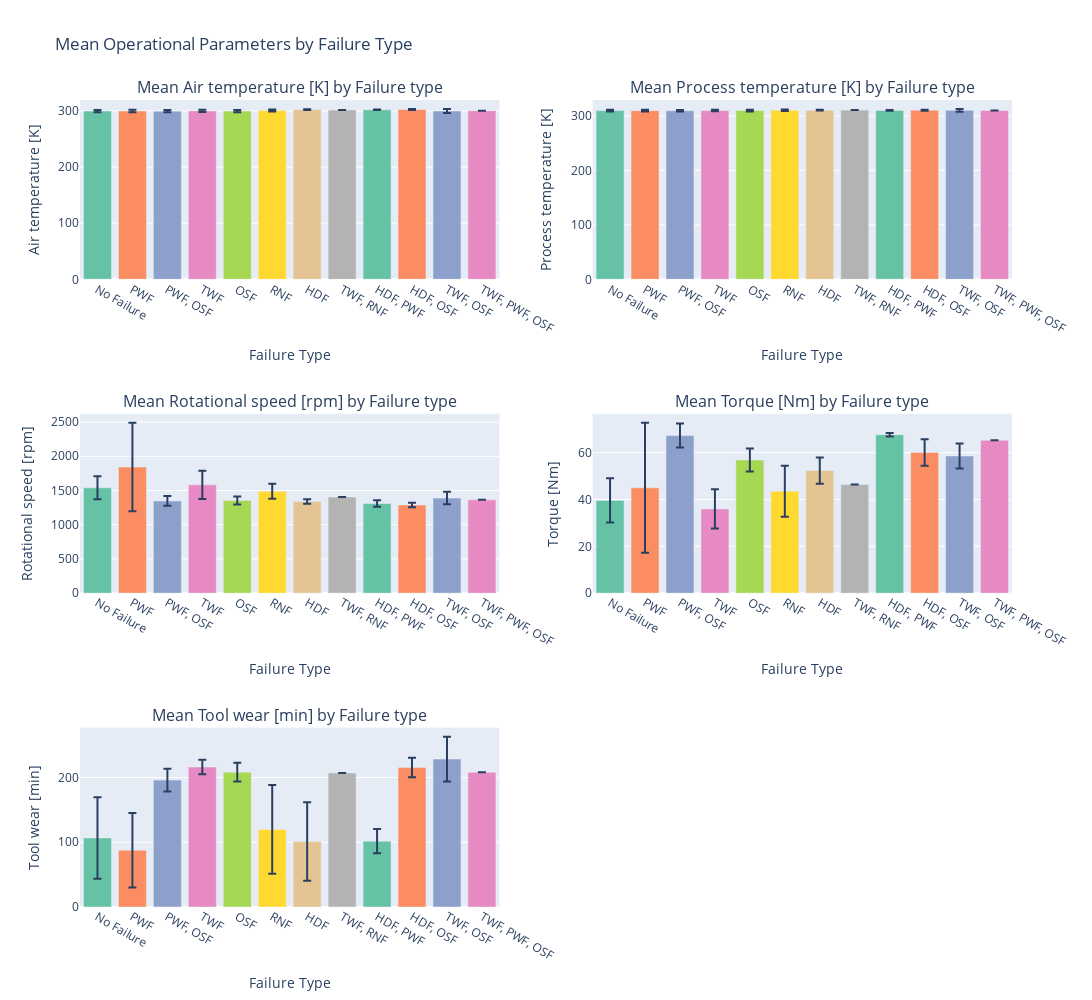

The code cell stored with this chart in its notebook:
### Markdown cell above
### Replot the distribution of operational parameters vs failure types using the converted values.

### Code cell
# Create a list of unique failure types for color mapping
failure_types = pred_df_cleaned['Failure type'].unique()
colors = px.colors.qualitative.Set2

# Create a subplot figure
fig = make_subplots(rows=3, cols=2, subplot_titles=[f'Mean {column} by Failure type' for column in columns_to_bootstrap])

# Flatten the subplot structure for easy iteration
axes = [(r, c) for r in range(1, 4) for c in range(1, 3)]

# Iterate through each operational parameter to create bar plots
for i, column in enumerate(columns_to_bootstrap):
    # Filter the DataFrame for the current column and calculate mean and standard deviation
    df_grouped = pred_df_cleaned.groupby('Failure type')[column].agg(['mean', 'std']).reset_index()
    
    # Create the bar plot for the current column
    for j, failure_type in enumerate(failure_types):
        # Find the mean and standard deviation for the current failure type
        mean = df_grouped.loc[df_grouped['Failure type'] == failure_type, 'mean'].values[0]
        std = df_grouped.loc[df_grouped['Failure type'] == failure_type, 'std'].values[0]
        
        # Add a bar for the current failure type
        fig.add_trace(go.Bar(x=[failure_type], y=[mean], name=failure_type, marker_color=colors[j % len(colors)],
                             error_y=dict(type='data', array=[std], visible=True)),
                      row=axes[i][0], col=axes[i][1])
    
    # Update the layout for the current subplot
    fig.update_xaxes(title_text="Failure Type", row=axes[i][0], col=axes[i][1])
    fig.update_yaxes(title_text=column, row=axes[i][0], col=axes[i][1])

# Update the layout for the entire figure
fig.update_layout(height=1000, width=1200, showlegend=False, title_text="Mean Operational Parameters by Failure Type")

# Show the figure
fig.show()

fig.write_image('../img/mean_process_by_failtype1.png')

### Figure 1 — Plotly figure (JSON) as saved in the notebook; plotly's stock layout.template omitted (floating-point values rounded to 4 significant figures)
{"data": [{"error_y": {"array": [1.991], "type": "data", "visible": true}, "marker": {"color": "rgb(102,194,165)"}, "name": "No Failure", "type": "bar", "x": ["No Failure"], "xaxis": "x", "y": [300.0], "yaxis": "y"}, {"error_y": {"array": [2.173], "type": "data", "visible": true}, "marker": {"color": "rgb(252,141,98)"}, "name": "PWF", "type": "bar", "x": ["PWF"], "xaxis": "x", "y": [300.0], "yaxis": "y"}, {"error_y": {"array": [2.081], "type": "data", "visible": true}, "marker": {"color": "rgb(141,160,203)"}, "name": "PWF, OSF", "type": "bar", "x": ["PWF, OSF"], "xaxis": "x", "y": [299.8], "yaxis": "y"}, {"error_y": {"array": [1.942], "type": "data", "visible": true}, "marker": {"color": "rgb(231,138,195)"}, "name": "TWF", "type": "bar", "x": ["TWF"], "xaxis": "x", "y": [300.3], "yaxis": "y"}, {"error_y": {"array": [1.954], "type": "data", "visible": true}, "marker": {"color": "rgb(166,216,84)"}, "name": "OSF", "type": "bar", "x": ["OSF"], "xaxis": "x", "y": [299.9], "yaxis": "y"}, {"error_y": {"array": [1.743], "type": "data", "visible": true}, "marker": {"color": "rgb(255,217,47)"}, "name": "RNF", "type": "bar", "x": ["RNF"], "xaxis": "x", "y": [300.8], "yaxis": "y"}, {"error_y": {"array": [0.6012], "type": "data", "visible": true}, "marker": {"color": "rgb(229,196,148)"}, "name": "HDF", "type": "bar", "x": ["HDF"], "xaxis": "x", "y": [302.6], "yaxis": "y"}, {"error_y": {"array": [null], "type": "data", "visible": true}, "marker": {"color": "rgb(179,179,179)"}, "name": "TWF, RNF", "type": "bar", "x": ["TWF, RNF"], "xaxis": "x", "y": [301.7], "yaxis": "y"}, {"error_y": {"array": [0.5196], "type": "data", "visible": true}, "marker": {"color": "rgb(102,194,165)"}, "name": "HDF, PWF", "type": "bar", "x": ["HDF, PWF"], "xaxis": "x", "y": [302.3], "yaxis": "y"}, {"error_y": {"array": [0.7043], "type": "data", "visible": true}, "marker": {"color": "rgb(252,141,98)"}, "name": "HDF, OSF", "type": "bar", "x": ["HDF, OSF"], "xaxis": "x", "y": [302.7], "yaxis": "y"}, {"error_y": {"array": [3.677], "type": "data", "visible": true}, "marker": {"color": "rgb(141,160,203)"}, "name": "TWF, OSF", "type": "bar", "x": ["TWF, OSF"], "xaxis": "x", "y": [300], "yaxis": "y"}, {"error_y": {"array": [null], "type": "data", "visible": true}, "marker": {"color": "rgb(231,138,195)"}, "name": "TWF, PWF, OSF", "type": "bar", "x": ["TWF, PWF, OSF"], "xaxis": "x", "y": [300.7], "yaxis": "y"}, {"error_y": {"array": [1.486], "type": "data", "visible": true}, "marker": {"color": "rgb(102,194,165)"}, "name": "No Failure", "type": "bar", "x": ["No Failure"], "xaxis": "x2", "y": [310.0], "yaxis": "y2"}, {"error_y": {"array": [1.661], "type": "data", "visible": true}, "marker": {"color": "rgb(252,141,98)"}, "name": "PWF", "type": "bar", "x": ["PWF"], "xaxis": "x2", "y": [310.0], "yaxis": "y2"}, {"error_y": {"array": [1.451], "type": "data", "visible": true}, "marker": {"color": "rgb(141,160,203)"}, "name": "PWF, OSF", "type": "bar", "x": ["PWF, OSF"], "xaxis": "x2", "y": [309.8], "yaxis": "y2"}, {"error_y": {"array": [1.499], "type": "data", "visible": true}, "marker": {"color": "rgb(231,138,195)"}, "name": "TWF", "type": "bar", "x": ["TWF"], "xaxis": "x2", "y": [310.1], "yaxis": "y2"}, {"error_y": {"array": [1.553], "type": "data", "visible": true}, "marker": {"color": "rgb(166,216,84)"}, "name": "OSF", "type": "bar", "x": ["OSF"], "xaxis": "x2", "y": [310.1], "yaxis": "y2"}, {"error_y": {"array": [1.501], "type": "data", "visible": true}, "marker": {"color": "rgb(255,217,47)"}, "name": "RNF", "type": "bar", "x": ["RNF"], "xaxis": "x2", "y": [310.8], "yaxis": "y2"}, {"error_y": {"array": [0.6314], "type": "data", "visible": true}, "marker": {"color": "rgb(229,196,148)"}, "name": "HDF", "type": "bar", "x": ["HDF"], "xaxis": "x2", "y": [310.8], "yaxis": "y2"}, {"error_y": {"array": [null], "type": "data", "visible": true}, "marker": {"color": "rgb(179,179,179)"}, "name": "TWF, RNF", "type": "bar", "x": ["TWF, RNF"], "xaxis": "x2", "y": [310.9], "yaxis": "y2"}, {"error_y": {"array": [0.6], "type": "data", "visible": true}, "marker": {"color": "rgb(102,194,165)"}, "name": "HDF, PWF", "type": "bar", "x": ["HDF, PWF"], "xaxis": "x2", "y": [310.4], "yaxis": "y2"}, {"error_y": {"array": [0.9268], "type": "data", "visible": true}, "marker": {"color": "rgb(252,141,98)"}, "name": "HDF, OSF", "type": "bar", "x": ["HDF, OSF"], "xaxis": "x2", "y": [310.8], "yaxis": "y2"}, {"error_y": {"array": [2.475], "type": "data", "visible": true}, "marker": {"color": "rgb(141,160,203)"}, "name": "TWF, OSF", "type": "bar", "x": ["TWF, OSF"], "xaxis": "x2", "y": [310.6], "yaxis": "y2"}, {"error_y": {"array": [null], "type": "data", "visible": true}, "marker": {"color": "rgb(231,138,195)"}, "name": "TWF, PWF, OSF", "type": "bar", "x": ["TWF, PWF, OSF"], "xaxis": "x2", "y": [310.2], "yaxis": "y2"}, {"error_y": {"array": [167.4], "type": "data", "visible": true}, "marker": {"color": "rgb(102,194,165)"}, "name": "No Failure", "type": "bar", "x": ["No Failure"], "xaxis": "x3", "y": [1540.0], "yaxis": "y3"}, {"error_y": {"array": [646.2], "type": "data", "visible": true}, "marker": {"color": "rgb(252,141,98)"}, "name": "PWF", "type": "bar", "x": ["PWF"], "xaxis": "x3", "y": [1843.0], "yaxis": "y3"}, {"error_y": {"array": [70.59], "type": "data", "visible": true}, "marker": {"color": "rgb(141,160,203)"}, "name": "PWF, OSF", "type": "bar", "x": ["PWF, OSF"], "xaxis": "x3", "y": [1347.0], "yaxis": "y3"}, {"error_y": {"array": [206.9], "type": "data", "visible": true}, "marker": {"color": "rgb(231,138,195)"}, "name": "TWF", "type": "bar", "x": ["TWF"], "xaxis": "x3", "y": [1583.0], "yaxis": "y3"}, {"error_y": {"array": [59.63], "type": "data", "visible": true}, "marker": {"color": "rgb(166,216,84)"}, "name": "OSF", "type": "bar", "x": ["OSF"], "xaxis": "x3", "y": [1354.0], "yaxis": "y3"}, {"error_y": {"array": [110.8], "type": "data", "visible": true}, "marker": {"color": "rgb(255,217,47)"}, "name": "RNF", "type": "bar", "x": ["RNF"], "xaxis": "x3", "y": [1489.0], "yaxis": "y3"}, {"error_y": {"array": [32.52], "type": "data", "visible": true}, "marker": {"color": "rgb(229,196,148)"}, "name": "HDF", "type": "bar", "x": ["HDF"], "xaxis": "x3", "y": [1341.0], "yaxis": "y3"}, {"error_y": {"array": [null], "type": "data", "visible": true}, "marker": {"color": "rgb(179,179,179)"}, "name": "TWF, RNF", "type": "bar", "x": ["TWF, RNF"], "xaxis": "x3", "y": [1405], "yaxis": "y3"}, {"error_y": {"array": [46.77], "type": "data", "visible": true}, "marker": {"color": "rgb(102,194,165)"}, "name": "HDF, PWF", "type": "bar", "x": ["HDF, PWF"], "xaxis": "x3", "y": [1311], "yaxis": "y3"}, {"error_y": {"array": [32.35], "type": "data", "visible": true}, "marker": {"color": "rgb(252,141,98)"}, "name": "HDF, OSF", "type": "bar", "x": ["HDF, OSF"], "xaxis": "x3", "y": [1290.0], "yaxis": "y3"}, {"error_y": {"array": [91.22], "type": "data", "visible": true}, "marker": {"color": "rgb(141,160,203)"}, "name": "TWF, OSF", "type": "bar", "x": ["TWF, OSF"], "xaxis": "x3", "y": [1390.0], "yaxis": "y3"}, {"error_y": {"array": [null], "type": "data", "visible": true}, "marker": {"color": "rgb(231,138,195)"}, "name": "TWF, PWF, OSF", "type": "bar", "x": ["TWF, PWF, OSF"], "xaxis": "x3", "y": [1364], "yaxis": "y3"}, {"error_y": {"array": [9.469], "type": "data", "visible": true}, "marker": {"color": "rgb(102,194,165)"}, "name": "No Failure", "type": "bar", "x": ["No Failure"], "xaxis": "x4", "y": [39.62], "yaxis": "y4"}, {"error_y": {"array": [27.77], "type": "data", "visible": true}, "marker": {"color": "rgb(252,141,98)"}, "name": "PWF", "type": "bar", "x": ["PWF"], "xaxis": "x4", "y": [45], "yaxis": "y4"}, {"error_y": {"array": [5.125], "type": "data", "visible": true}, "marker": {"color": "rgb(141,160,203)"}, "name": "PWF, OSF", "type": "bar", "x": ["PWF, OSF"], "xaxis": "x4", "y": [67.33], "yaxis": "y4"}, {"error_y": {"array": [8.397], "type": "data", "visible": true}, "marker": {"color": "rgb(231,138,195)"}, "name": "TWF", "type": "bar", "x": ["TWF"], "xaxis": "x4", "y": [35.99], "yaxis": "y4"}, {"error_y": {"array": [4.904], "type": "data", "visible": true}, "marker": {"color": "rgb(166,216,84)"}, "name": "OSF", "type": "bar", "x": ["OSF"], "xaxis": "x4", "y": [56.88], "yaxis": "y4"}, {"error_y": {"array": [10.86], "type": "data", "visible": true}, "marker": {"color": "rgb(255,217,47)"}, "name": "RNF", "type": "bar", "x": ["RNF"], "xaxis": "x4", "y": [43.52], "yaxis": "y4"}, {"error_y": {"array": [5.576], "type": "data", "visible": true}, "marker": {"color": "rgb(229,196,148)"}, "name": "HDF", "type": "bar", "x": ["HDF"], "xaxis": "x4", "y": [52.36], "yaxis": "y4"}, {"error_y": {"array": [null], "type": "data", "visible": true}, "marker": {"color": "rgb(179,179,179)"}, "name": "TWF, RNF", "type": "bar", "x": ["TWF, RNF"], "xaxis": "x4", "y": [46.4], "yaxis": "y4"}, {"error_y": {"array": [0.7572], "type": "data", "visible": true}, "marker": {"color": "rgb(102,194,165)"}, "name": "HDF, PWF", "type": "bar", "x": ["HDF, PWF"], "xaxis": "x4", "y": [67.67], "yaxis": "y4"}, {"error_y": {"array": [5.667], "type": "data", "visible": true}, "marker": {"color": "rgb(252,141,98)"}, "name": "HDF, OSF", "type": "bar", "x": ["HDF, OSF"], "xaxis": "x4", "y": [60.12], "yaxis": "y4"}, {"error_y": {"array": [5.374], "type": "data", "visible": true}, "marker": {"color": "rgb(141,160,203)"}, "name": "TWF, OSF", "type": "bar", "x": ["TWF, OSF"], "xaxis": "x4", "y": [58.6], "yaxis": "y4"}, {"error_y": {"array": [null], "type": "data", "visible": true}, "marker": {"color": "rgb(231,138,195)"}, "name": "TWF, PWF, OSF", "type": "bar", "x": ["TWF, PWF, OSF"], "xaxis": "x4", "y": [65.3], "yaxis": "y4"}, {"error_y": {"array": [62.93], "type": "data", "visible": true}, "marker": {"color": "rgb(102,194,165)"}, "name": "No Failure", "type": "bar", "x": ["No Failure"], "xaxis": "x5", "y": [106.7], "yaxis": "y5"}, {"error_y": {"array": [57.43], "type": "data", "visible": true}, "marker": {"color": "rgb(252,141,98)"}, "name": "PWF", "type": "bar", "x": ["PWF"], "xaxis": "x5", "y": [87.62], "yaxis": "y5"}, {"error_y": {"array": [17.6], "type": "data", "visible": true}, "marker": {"color": "rgb(141,160,203)"}, "name": "PWF, OSF", "type": "bar", "x": ["PWF, OSF"], "xaxis": "x5", "y": [196], "yaxis": "y5"}, {"error_y": {"array": [11.16], "type": "data", "visible": true}, "marker": {"color": "rgb(231,138,195)"}, "name": "TWF", "type": "bar", "x": ["TWF"], "xaxis": "x5", "y": [216.2], "yaxis": "y5"}, {"error_y": {"array": [14.45], "type": "data", "visible": true}, "marker": {"color": "rgb(166,216,84)"}, "name": "OSF", "type": "bar", "x": ["OSF"], "xaxis": "x5", "y": [208.2], "yaxis": "y5"}, {"error_y": {"array": [68.55], "type": "data", "visible": true}, "marker": {"color": "rgb(255,217,47)"}, "name": "RNF", "type": "bar", "x": ["RNF"], "xaxis": "x5", "y": [119.9], "yaxis": "y5"}, {"error_y": {"array": [60.61], "type": "data", "visible": true}, "marker": {"color": "rgb(229,196,148)"}, "name": "HDF", "type": "bar", "x": ["HDF"], "xaxis": "x5", "y": [101.2], "yaxis": "y5"}, {"error_y": {"array": [null], "type": "data", "visible": true}, "marker": {"color": "rgb(179,179,179)"}, "name": "TWF, RNF", "type": "bar", "x": ["TWF, RNF"], "xaxis": "x5", "y": [207], "yaxis": "y5"}, {"error_y": {"array": [18.82], "type": "data", "visible": true}, "marker": {"color": "rgb(102,194,165)"}, "name": "HDF, PWF", "type": "bar", "x": ["HDF, PWF"], "xaxis": "x5", "y": [101.7], "yaxis": "y5"}, {"error_y": {"array": [15.06], "type": "data", "visible": true}, "marker": {"color": "rgb(252,141,98)"}, "name": "HDF, OSF", "type": "bar", "x": ["HDF, OSF"], "xaxis": "x5", "y": [215.3], "yaxis": "y5"}, {"error_y": {"array": [34.65], "type": "data", "visible": true}, "marker": {"color": "rgb(141,160,203)"}, "name": "TWF, OSF", "type": "bar", "x": ["TWF, OSF"], "xaxis": "x5", "y": [228.5], "yaxis": "y5"}, {"error_y": {"array": [null], "type": "data", "visible": true}, "marker": {"color": "rgb(231,138,195)"}, "name": "TWF, PWF, OSF", "type": "bar", "x": ["TWF, PWF, OSF"], "xaxis": "x5", "y": [208], "yaxis": "y5"}], "layout": {"annotations": [{"font": {"size": 16}, "showarrow": false, "text": "Mean Air temperature [K] by Failure type", "x": 0.225, "xanchor": "center", "xref": "paper", "y": 1, "yanchor": "bottom", "yref": "paper"}, {"font": {"size": 16}, "showarrow": false, "text": "Mean Process temperature [K] by Failure type", "x": 0.775, "xanchor": "center", "xref": "paper", "y": 1, "yanchor": "bottom", "yref": "paper"}, {"font": {"size": 16}, "showarrow": false, "text": "Mean Rotational speed [rpm] by Failure type", "x": 0.225, "xanchor": "center", "xref": "paper", "y": 0.6111, "yanchor": "bottom", "yref": "paper"}, {"font": {"size": 16}, "showarrow": false, "text": "Mean Torque [Nm] by Failure type", "x": 0.775, "xanchor": "center", "xref": "paper", "y": 0.6111, "yanchor": "bottom", "yref": "paper"}, {"font": {"size": 16}, "showarrow": false, "text": "Mean Tool wear [min] by Failure type", "x": 0.225, "xanchor": "center", "xref": "paper", "y": 0.2222, "yanchor": "bottom", "yref": "paper"}], "height": 1000, "showlegend": false, "title": {"text": "Mean Operational Parameters by Failure Type"}, "width": 1200, "xaxis": {"anchor": "y", "domain": [0, 0.45], "title": {"text": "Failure Type"}}, "xaxis2": {"anchor": "y2", "domain": [0.55, 1], "title": {"text": "Failure Type"}}, "xaxis3": {"anchor": "y3", "domain": [0, 0.45], "title": {"text": "Failure Type"}}, "xaxis4": {"anchor": "y4", "domain": [0.55, 1], "title": {"text": "Failure Type"}}, "xaxis5": {"anchor": "y5", "domain": [0, 0.45], "title": {"text": "Failure Type"}}, "xaxis6": {"anchor": "y6", "domain": [0.55, 1]}, "yaxis": {"anchor": "x", "domain": [0.7778, 1], "title": {"text": "Air temperature [K]"}}, "yaxis2": {"anchor": "x2", "domain": [0.7778, 1], "title": {"text": "Process temperature [K]"}}, "yaxis3": {"anchor": "x3", "domain": [0.3889, 0.6111], "title": {"text": "Rotational speed [rpm]"}}, "yaxis4": {"anchor": "x4", "domain": [0.3889, 0.6111], "title": {"text": "Torque [Nm]"}}, "yaxis5": {"anchor": "x5", "domain": [0, 0.2222], "title": {"text": "Tool wear [min]"}}, "yaxis6": {"anchor": "x6", "domain": [0, 0.2222]}}}
